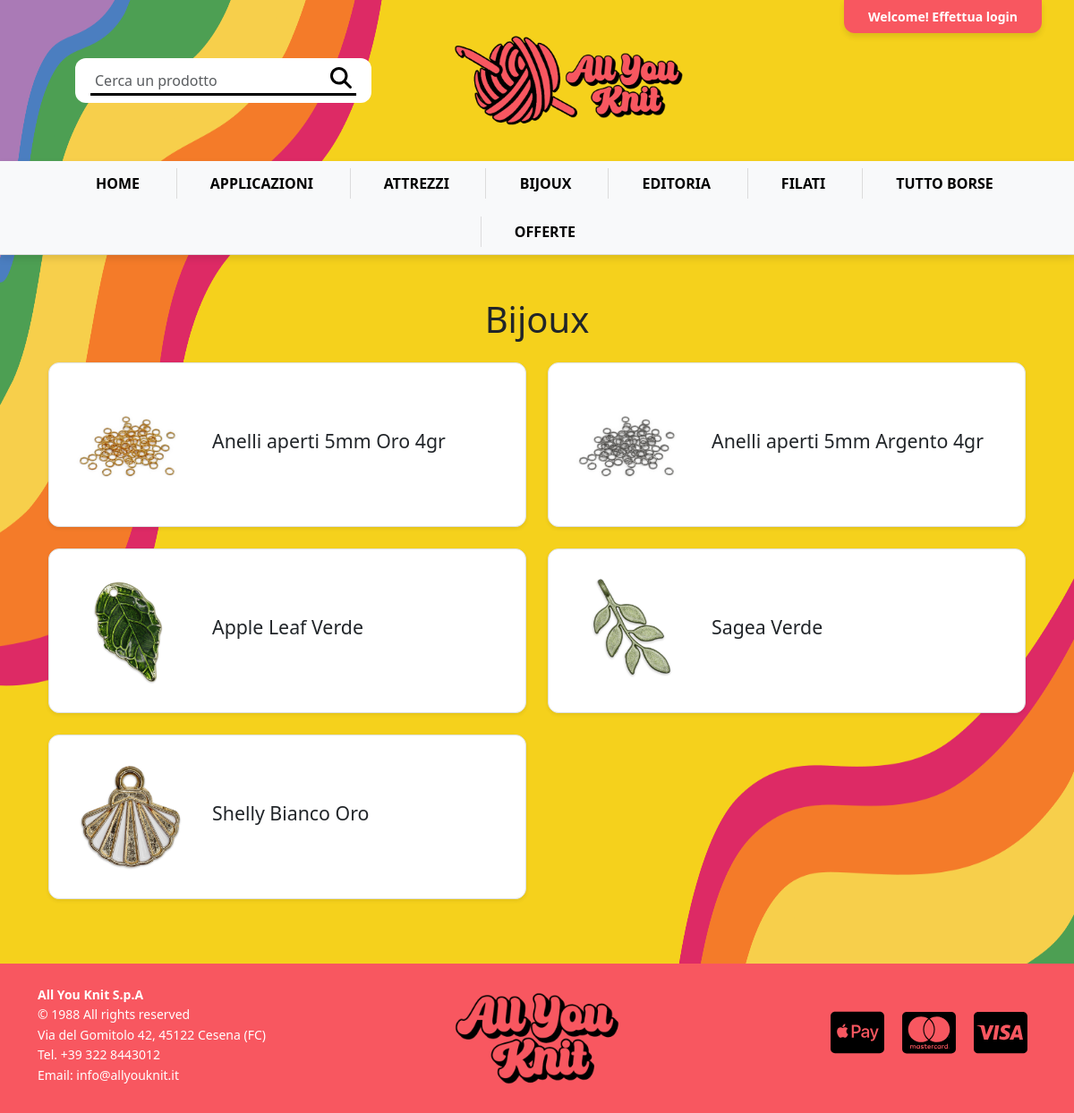
The page /index-prodotti-categoria.php?nomeCategoria=Bijoux on the database as committed earlier.
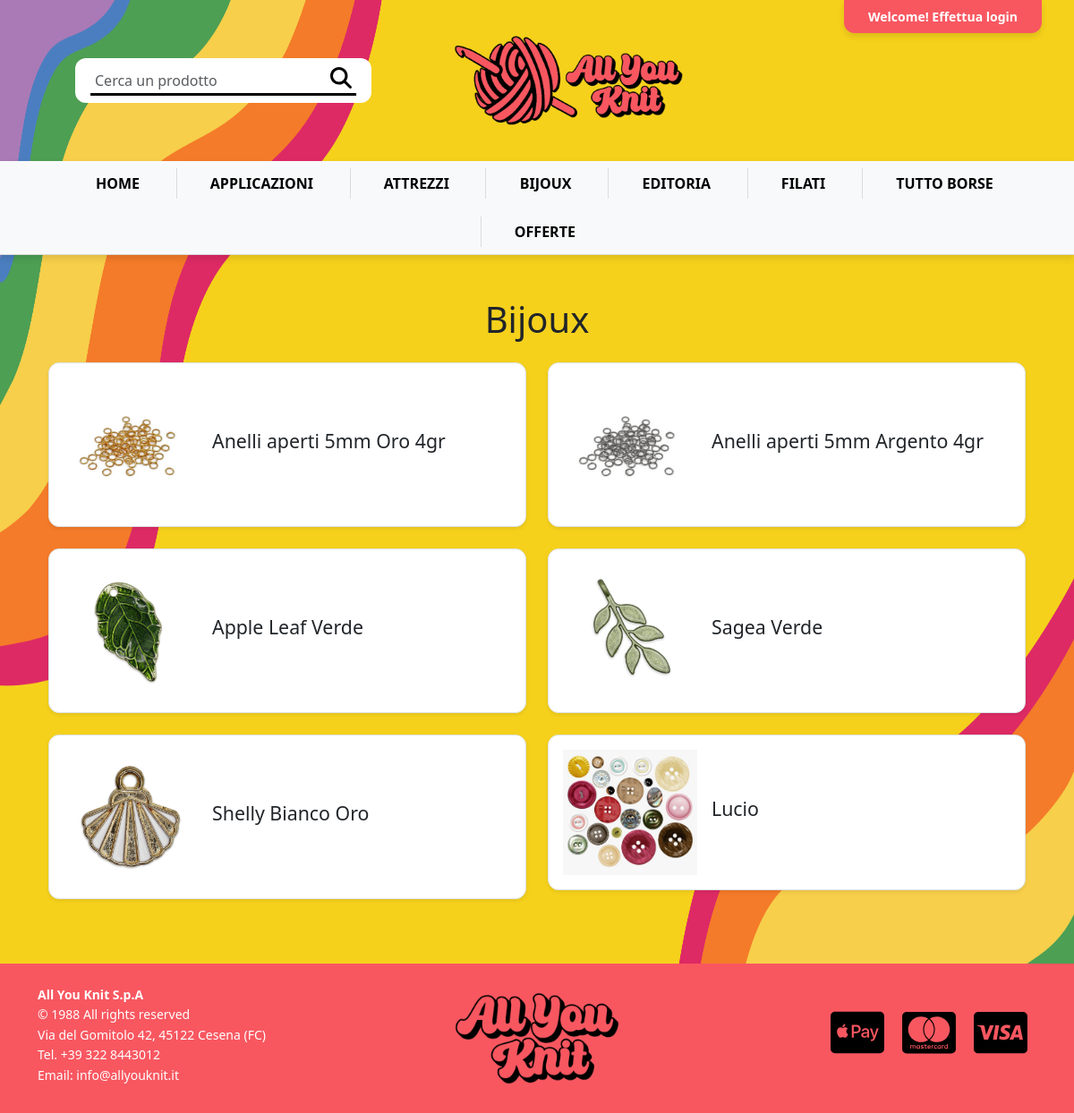
The same page on the database as committed later.
### tables this page shows
CREATE TABLE `categorieprodotti` (
  `Nome` varchar(45) NOT NULL,
  `Immagine` varchar(45) NOT NULL,
  `Descrizione` varchar(150) DEFAULT NULL,
  PRIMARY KEY (`Nome`)
);

CREATE TABLE `appartenenzacategoria` (
  `CodID` int(11) NOT NULL,
  `Nome` varchar(45) NOT NULL,
  PRIMARY KEY (`CodID`,`Nome`),
  KEY `Nome` (`Nome`),
  CONSTRAINT `CodIDProd` FOREIGN KEY (`CodID`) REFERENCES `prodotti` (`CodID`) ON DELETE CASCADE ON UPDATE CASCADE,
  CONSTRAINT `Nome` FOREIGN KEY (`Nome`) REFERENCES `categorieprodotti` (`Nome`) ON DELETE CASCADE ON UPDATE CASCADE
);

CREATE TABLE `prodotti` (
  `CodID` int(11) NOT NULL AUTO_INCREMENT,
  `Nome` varchar(45) NOT NULL,
  `Immagine` varchar(45) NOT NULL,
  `Prezzo` double NOT NULL,
  `Colore` varchar(45) DEFAULT NULL,
  `Composizione` varchar(250) DEFAULT NULL,
  `Strumenti` varchar(250) DEFAULT NULL,
  `Giacenza` int(11) NOT NULL DEFAULT 0,
  PRIMARY KEY (`CodID`)
);

### index-prodotti-categoria.php (called while the page is built, shortened)
<?php
require_once 'php/bootstrap.php';
if(isset($_GET["nomeCategoria"])){
    $nomeCategoria = $_GET["nomeCategoria"];
}
$templateParams["titolo"] = $nomeCategoria;
$templateParams["nome"] = "prodotti-categoria.php";
$templateParams["prodotti"] = $dbh->getProductsOfCategory($nomeCategoria);
$templateParams["categorie"] = $dbh->getCategories();
require 'template/base.php';
?>

### db/dbhelper.php (called while the page is built, shortened)
<?php
class DatabaseHelper{
    private $conn;
    public function __construct($servername, $username, $password, $connname, $port){
        $this->conn = new mysqli($servername, $username, $password, $connname, $port);
    }
    public function getCategories(){
        $stmt = $this->conn->prepare("SELECT * FROM categorieprodotti");
        $stmt->execute();
        $result = $stmt->get_result();
        return $result->fetch_all(MYSQLI_ASSOC);
    }
    public function getProductsOfCategory($category){
        $stmt = $this->conn->prepare("SELECT *, prodotti.Nome as NomeProdotto FROM prodotti INNER JOIN appartenenzacategoria USING(CodID) WHERE appartenenzacategoria.Nome = ?");
        $stmt->bind_param('s', $category);
        $stmt->execute();
        $result = $stmt->get_result();
        return $result->fetch_all(MYSQLI_ASSOC);
    }
}
?>

### php/bootstrap.php (called while the page is built, shortened)
<?php
require_once("db/dbhelper.php");
$dbh = new DatabaseHelper("localhost", "root", "", "allyouknit", 3306);
?>

### template/base.php (the view, shortened to what this page needs)
<!DOCTYPE html>
<html lang="it">
<head>
    <link rel="stylesheet" href="./css/style.css">
    <link href="https://cdn.jsdelivr.net/npm/bootstrap@5.3.0/dist/css/bootstrap.min.css" rel="stylesheet">
</head>
<body>
    <?php if(isset($_SESSION["email"])): ?>
    <a href="./index-pagina-personale.php">
    <?php else: ?>
    <a href="./index-login.php">
    <?php endif; ?>
        <div class="login-banner">
            <div class="container">
                <?php if(isset($_SESSION["email"])): ?>
                    <span>Pagina personale di <?php echo $_SESSION["nome"]; ?></span>
                <?php else: ?>
                    <span>Welcome! Effettua login</span>
                <?php endif; ?>
            </div>
        </div>
    </a>
    <header class="mainheader py-4">
        <div class="row align-items-center py-3" style="max-width:100%;">
            <div class="col-auto search-bar">
                <form class="d-flex" action="./index-ricerca.php" method="get">
                    <input type="text" name="research" class="form-control me-2" placeholder="Cerca un prodotto">
                    <button type="submit" class="btn btn-primary">
                        <img src="./upload/icons/magnifying-glass-solid.svg" alt="Cerca" width="24">
                    </button>
                </form>
            </div>
            <div class="col-auto logo text-center">
                <img src="./upload/logos/LOGO2.png" alt="Logo All You Knit" class="img-fluid">
            </div>
        </div>
    </header>
    <nav class="desktop-navbar bg-light py-2 d-none d-md-block">
        <div class="container">
            <ul class="nav justify-content-center">
                <li class="nav-item"><a class="nav-link" href="./index.php">Home</a></li>
                <?php foreach($templateParams["categorie"] as $categoria): ?>
                <li class="nav-item">
                    <a class="nav-link" href="./index-prodotti-categoria.php?nomeCategoria=<?php echo $categoria["Nome"]?>"><?php echo $categoria["Nome"]; ?></a>
                </li>
                <?php endforeach; ?>
                <li class="nav-item"><a class="nav-link" href="./index-offerte.php">Offerte</a></li>
            </ul>
        </div>
    </nav>
    <main class="container py-4">
        <?php
        if (isset($templateParams["nome"])) {
            require($templateParams["nome"]);
        }
        ?>
    </main>
    <br>
    <footer class="py-4">
        <div class="container">
            <div class="row">
                <div class="col-md-4">
                    <ul class="list-unstyled">
                        <li><strong>All You Knit S.p.A</strong></li>
                        <li>© 1988 All rights reserved</li>
                        <li>Via del Gomitolo 42, 45122 Cesena (FC)</li>
                        <li>Tel. +39 322 8443012</li>
                        <li>Email: info@allyouknit.it</li>
                    </ul>
                </div>
                <div class="col-md-4 text-center">
                    <div class="brand-logo">
                        <img src="./upload/logos/LOGOSCRITTA.png" alt="Logo" class="img-fluid">
                    </div>
                </div>
                <div class="col-md-4 text-end">
                    <div class="payment-icons d-flex">
                        <img src="./upload/icons/cc-apple-pay-brands-solid.svg" alt="Apple Pay" class="payment-icon">
                        <img src="./upload/icons/cc-mastercard-brands-solid.svg" alt="Mastercard" class="payment-icon">
                        <img src="./upload/icons/cc-visa-brands-solid.svg" alt="Visa" class="payment-icon">
                    </div>
                </div>
            </div>
        </div>
    </footer>
</body>
</html>

### template/prodotti-categoria.php
<section class="category-title">
    <h1 class="text-center my-4"><?php echo $nomeCategoria; ?></h1>
</section>
<section class="product-list container">
    <div class="row">
        <?php foreach ($templateParams["prodotti"] as $prodotto): ?>
        <div class="col-12 col-md-6 mb-4">
            <a href="./index-singolo-prodotto.php?idProdotto=<?php echo $prodotto["CodID"]; ?>" class="product-link" style="text-decoration:none;">
                <article class="product-item d-flex align-items-center border p-3 shadow-sm bg-white" style="border-radius:12px;">
                    <div class="me-3">
                        <img src="<?php echo UPLOAD_DIR . "productimages/" . $prodotto["Immagine"]; ?>"
                             alt="<?php echo $prodotto["NomeProdotto"]; ?>"
                             class="img-fluid"
                             style="max-width: 150px; height: auto;">
                    </div>
                    <div>
                        <h2 class="h5 mb-2 text-dark" style="font-size:16pt;">
                            <?php echo $prodotto["NomeProdotto"]; ?>
                        </h2>
                    </div>
                </article>
            </a>
        </div>
        <?php endforeach; ?>
    </div>
</section>

### css/style.css (style rules this page uses)
body { background-image: url('../upload/logos/background.png'); background-size: cover; background-repeat: no-repeat; background-position: center; background-attachment: fixed; background-size: 100% 100%; }
.login-banner { background-color: #F85760; color: white; font-size: 14px; padding: 8px 15px; position:absolute; top: 0; right: 3%; z-index: 9999; border-radius: 0 0 12px 12px; align-items: center; box-shadow: 0 4px 6px rgba(0,0,0,0.1); }
.login-banner .container span { text-decoration: none; color: white; font-weight: bold; }
.logo img { max-height: 100px; }
.mainheader { padding: 20px 0; }
.mainheader .row { padding: 0px 7%; margin: auto; display: flex; align-items: center; justify-content: space-between; flex-wrap: nowrap; }
header .search-bar { background-color: #fff; border-radius: 12px; padding: 5px 10px; display: flex; align-items: center; position: relative; }
.search-bar form { display: flex; width: 100%; }
.search-bar input { width: auto; border: none; background: transparent; flex-grow: 1; outline: none; width: 100%; }
.search-bar button { background-color: transparent; border: none; cursor: pointer; font-size: 1.2rem; position: relative; top: -4px; }
header .search-bar::after { content: ""; position: absolute; bottom: 8px; left: 50%; transform: translateX(-50%); width: 90%; height: 3px; background-color: black; }
header .logo img { margin: auto; display: block; }
nav.desktop-navbar { background-color: #fff; border-bottom: 1px solid #ddd; padding: 10px 0; box-shadow: 0 4px 8px rgba(0, 0, 0, 0.1); }
nav.desktop-navbar .container { display: flex; justify-content: space-between; align-items: center; }
nav.desktop-navbar ul.nav { display: flex; gap: 20px; justify-content: space-evenly; flex-grow: 1; padding-left: 0; margin-bottom: 0; }
nav.desktop-navbar ul.nav li { list-style-type: none; }
nav.desktop-navbar ul.nav li a { color: #000; text-transform: uppercase; font-weight: bold; text-decoration: none; padding: 5px 15px; transition: color 0.3s; }
nav.desktop-navbar .nav-item { border-left: 1px solid #dcdcdc; margin-right: 0.5%; padding-left: 2%; }
nav.desktop-navbar .nav-item:first-child { border-left: none; }
nav.desktop-navbar .nav-link { padding-left: 15px; padding-right: 15px; font-size: 16px; }
footer { background-color: #F85760; color: #fff; padding: 20px 0; width: 100%; display: flex; align-items: center; flex-wrap: wrap; }
footer ul { list-style: none; padding: 0; margin: 0; line-height: 1.6; }
footer ul li { font-size: 14px; }
footer .brand-logo { margin: 0px; }
footer .brand-logo img { max-width: 200px; margin: auto; display: block; }
footer .payment-icons { display: flex; justify-content: flex-end; }
footer .payment-icons img { max-width: 40px; margin: 0 10px; }
.brand-logo { display: flex; justify-content: center; align-items: center; margin-bottom: 1rem; }
.brand-logo img { max-width: 100%; height: auto; }
footer .payment-icons { display: flex; }
footer .payment-icons .payment-icon { flex-grow: 1; width: 100%; max-width: 60px; object-fit: contain; transform: translateY(50%); }
main { margin-top: 0; padding: 20px 0; }

Rows that differ between the two databases and show on the page:
added appartenenzacategoria: CodID.Immagine (placeholder picture), CodID.Nome "Lucio"
